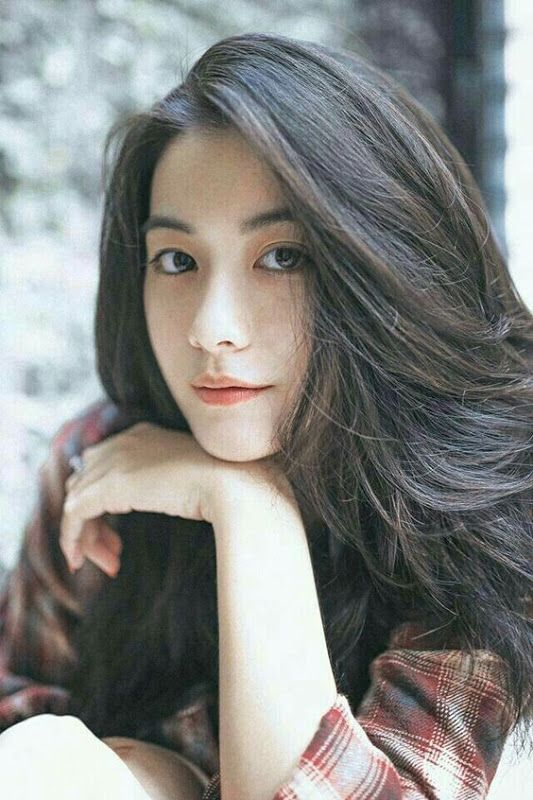
#> input picture resources/girl.jpg, 533 x 800 px
$ python 2_OpenCV_basic_functions.py
#> lines starting #> are read from the running program, lines starting #| are printed output that depends on the picture; after the words box and inside, x2 and y2 are one past the last pixel; in counts of white or black regions, pixels touching at a corner belong together
## OpenCV Basic Functions

import cv2
import numpy as np

img = cv2.imread('resources/girl.jpg')
#> img is the input picture: shape (800, 533, 3); mean B, G, R 128.8, 131.6, 131
kernel = np.ones((4,4), np.uint8)
# Converting into GrayScale
imgGray = cv2.cvtColor(img, cv2.COLOR_BGR2GRAY)
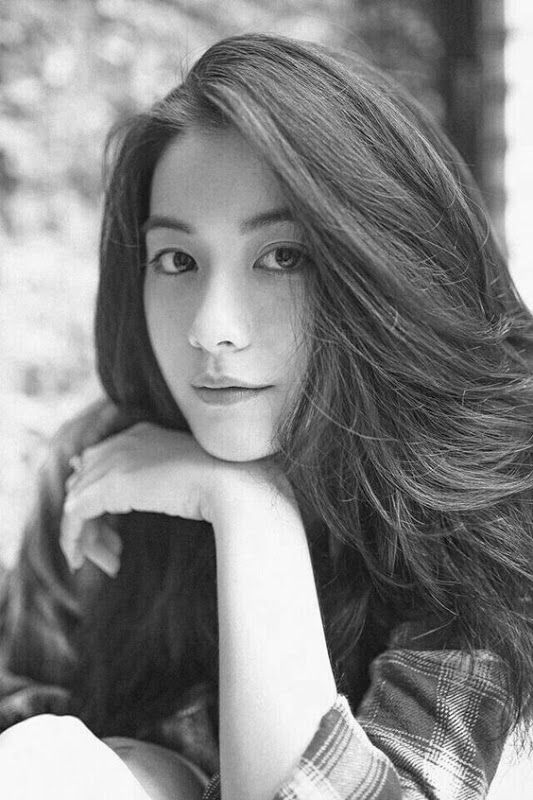
#> imgGray: shape (800, 533); min 1, max 255, mean 131.1
# Blur Image
blurimg = cv2.GaussianBlur(imgGray, (7,7), 0)
# Canny Image
Cannyimg = cv2.Canny(img, 150,100)
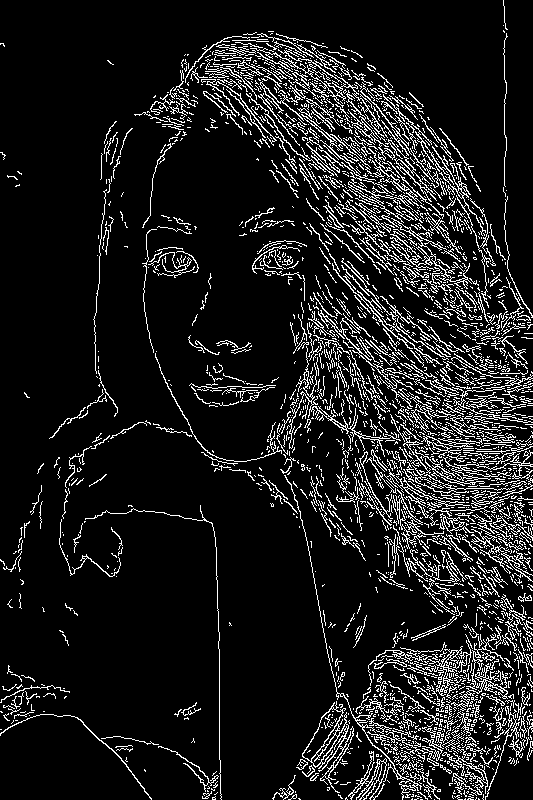
#> Cannyimg: shape (800, 533); 11.1% white in thin lines or dots
# image dilation
imgdilation = cv2.dilate(Cannyimg, kernel, iterations = 1)
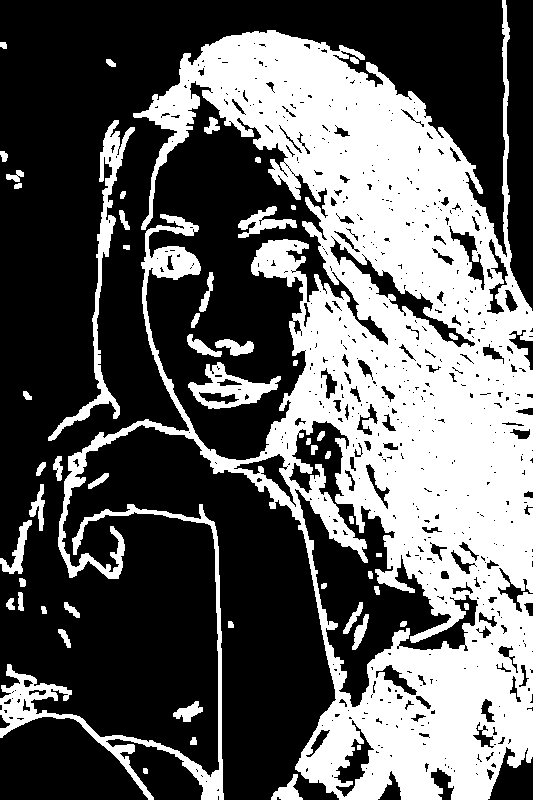
#> imgdilation: shape (800, 533); 37.9% white; 54 white regions, largest, box (x1, y1, x2, y2) and area: (58, 0, 533, 800) 144362, (0, 504, 224, 800) 6132, (48, 120, 135, 441) 3151
# Eroded image
imgeroded = cv2.erode(imgdilation, kernel, iterations=1)
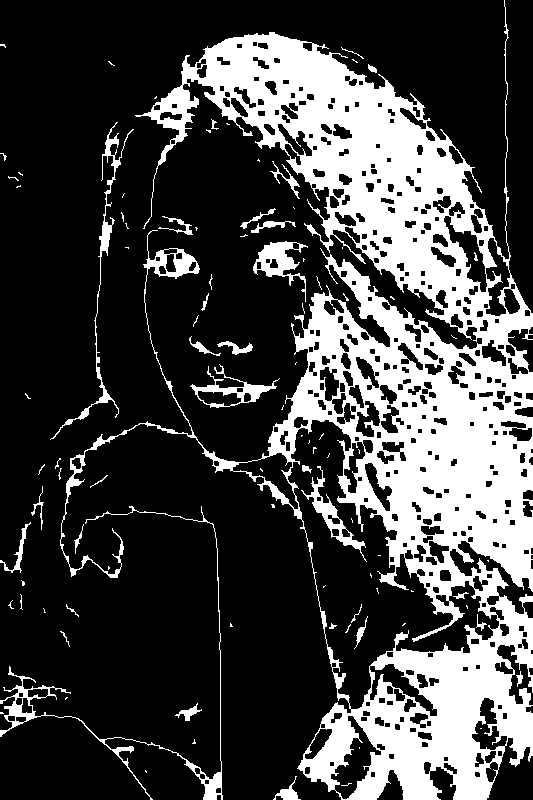
#> imgeroded: shape (800, 533); 26.6% white; 96 white regions (62 under 20 px), largest, box (x1, y1, x2, y2) and area: (60, 0, 533, 800) 104158, (0, 506, 223, 800) 2193, (50, 122, 134, 440) 1261

# cv2.imshow('Gray Image',imgGray)
# cv2.imshow('blur Image', blurimg)
cv2.imshow('Canny Image', Cannyimg)
cv2.imshow('dilate image', imgdilation)
cv2.imshow('eroded image', imgeroded)
cv2.waitKey(0)
